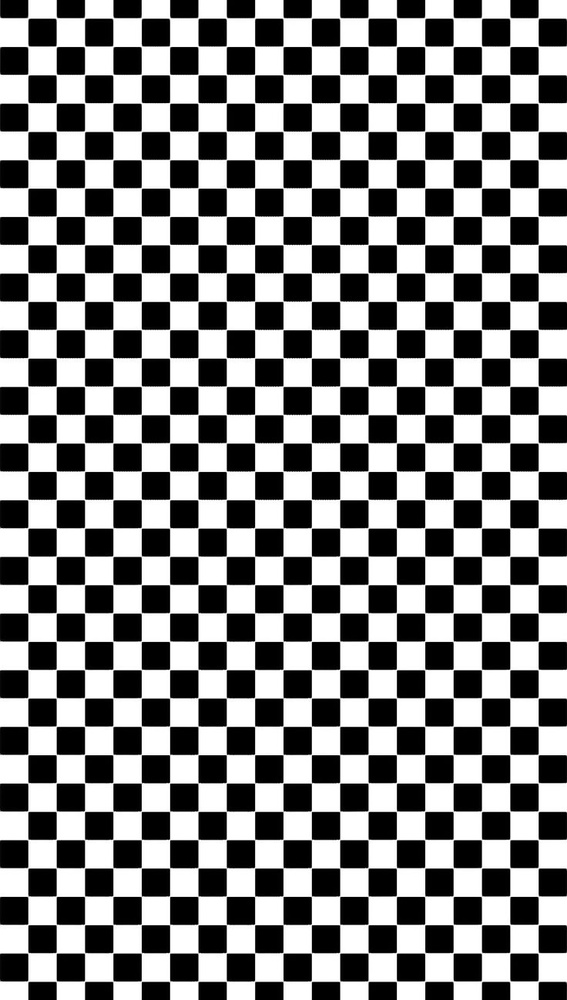
#> input picture resim.jpg, 567 x 1000 px, shrunk from 736 x 1299 before the run
$ python gorev6.py   (older library calls are emulated)
#> lines starting #> are read from the running program, lines starting #| are printed output that depends on the picture
import cv2
import numpy as np

# 1. Resmi gri tonlamalı okuyoruz
resim = cv2.imread('resim.jpg', 0)
#> resim is the input picture: shape (1000, 567); min 0, max 255, mean 129.9

# 2. 7x7 boyutunda LoG (Laplacian of Gaussian) Çekirdeği
# Bu matris Gauss yumuşatması ile Laplacian türevini tek seferde yapar
log_cekirdek = np.array([
    [ 0,  0,  1,   2,  1,  0,  0],
    [ 0,  1,  3,   5,  3,  1,  0],
    [ 1,  3,  0,  -7,  0,  3,  1],
    [ 2,  5, -7, -24, -7,  5,  2],
    [ 1,  3,  0,  -7,  0,  3,  1],
    [ 0,  1,  3,   5,  3,  1,  0],
    [ 0,  0,  1,   2,  1,  0,  0]
], dtype=np.float32)

# 3. Çekirdeği resmin üzerinde gezdiriyoruz (Konvolüsyon)
kenarlar = cv2.filter2D(resim, cv2.CV_64F, log_cekirdek)
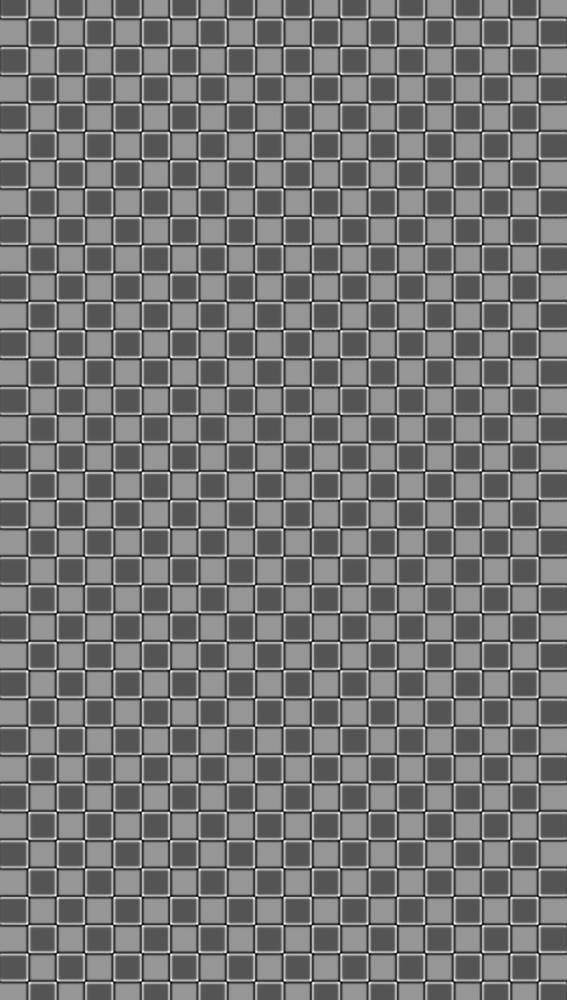
#> kenarlar: shape (1000, 567) float64; min -3879, max 7848, mean 1557.9; drawn with min black and max white

# 4. Eksi değerlerin mutlak değerini alıp 0-255 piksel aralığına çeviriyoruz
sonuc = np.abs(kenarlar)
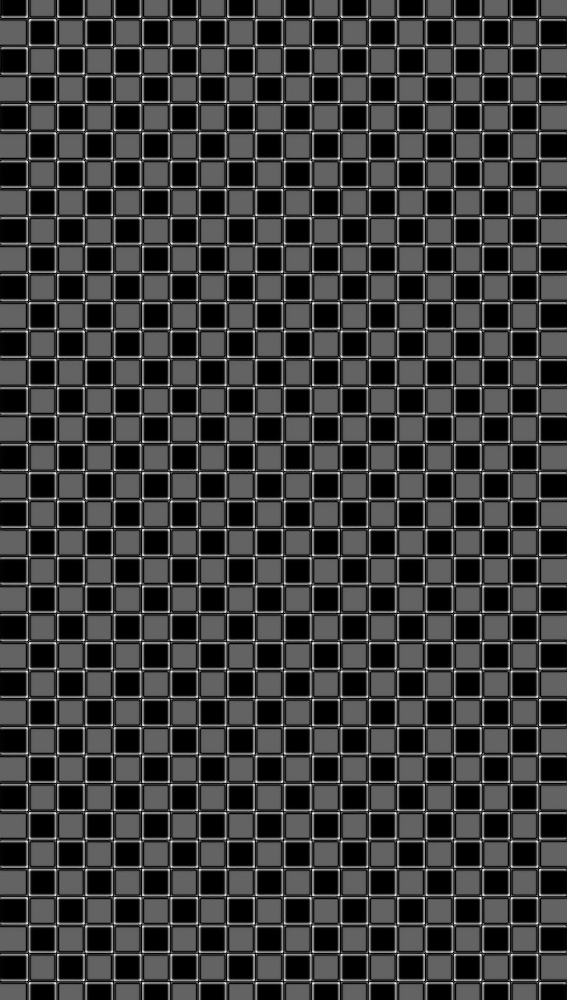
#> sonuc: shape (1000, 567) float64; min 0, max 7848, mean 1783.8; drawn with min black and max white
sonuc = np.uint8(sonuc)
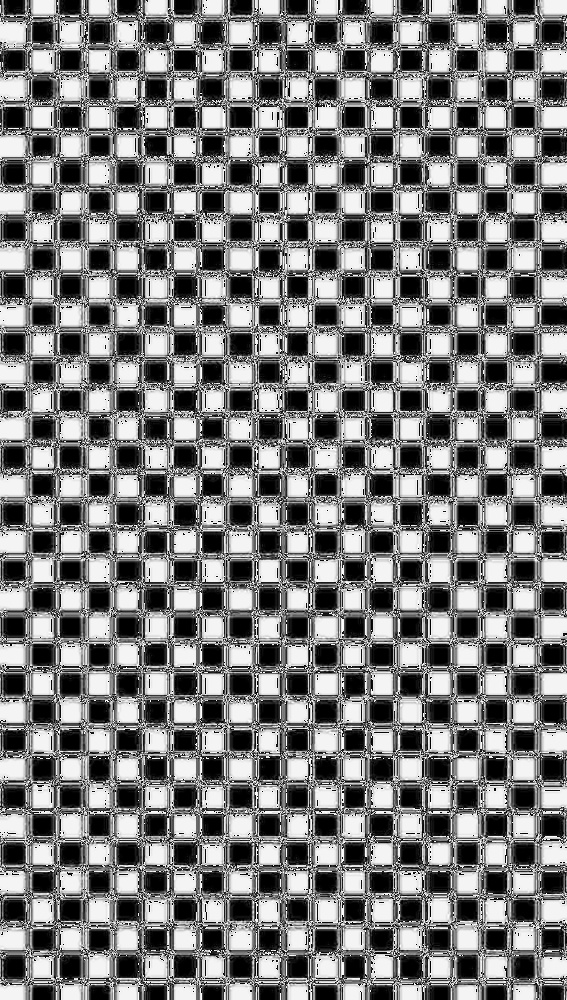
#> sonuc: shape (1000, 567); min 0, max 255, mean 124.3

# 5. Sonuçları ekranda gösterip tuş bekliyoruz
cv2.imshow('Orijinal Resim', resim)
cv2.imshow('Gorev 6 - 7x7 LoG Kenarlar', sonuc)

cv2.waitKey(0)
cv2.destroyAllWindows()
